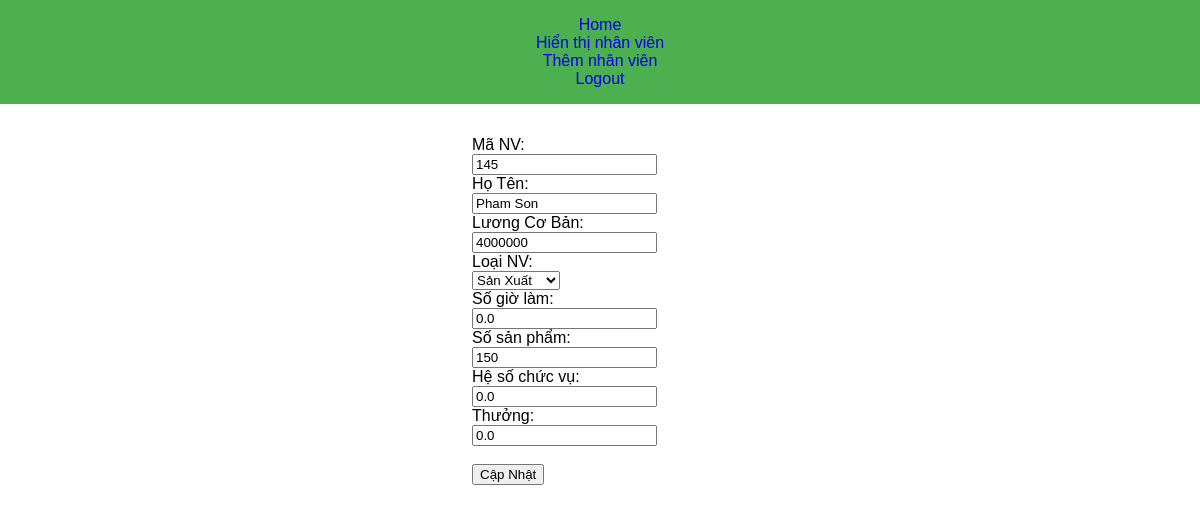
Before: /cap_nhat_nv/145/ (signed in) with the older database file.
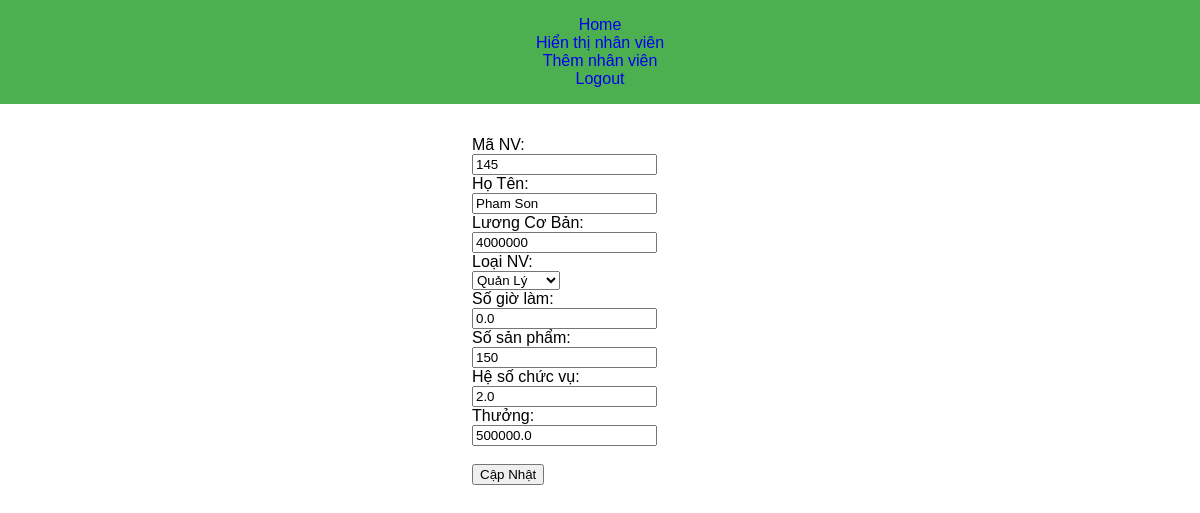
After: the same page with the newer database file.
### app/models.py (models this page shows, shortened)
class NhanVien(models.Model):
    ma_nv = models.IntegerField()
    ho_ten = models.CharField(max_length=200)
    luong_cb =models.IntegerField()
    loai_nv = models.CharField(max_length=100, default='van_phong')
    so_gio_lam = models.FloatField(default=0)
    so_sp = models.IntegerField(default=0)
    he_so_cv = models.FloatField(default=0)
    thuong = models.FloatField(default=0)
    luong_ht = models.FloatField(null=True)

### app/views.py (the view, shortened to what this page needs)
# urls.py: path('cap_nhat_nv/<int:ma_nv>/', views.cap_nhat_nv, name="cap_nhat_nv"),
@login_required
def cap_nhat_nv(request, ma_nv):
    nhan_vien = get_object_or_404(NhanVien, ma_nv=ma_nv)
    return render(request, 'app/cap_nhat.html', {'nhan_vien': nhan_vien})

### app/templates/app/cap_nhat.html (shortened to what this page needs)
{%extends 'app/base.html'%}
{% load static %}
    {%block content%}
    <main>
        <form method="post">
            <label for="ma_nv">Mã NV:</label><br>
            <input type="text" id="ma_nv" name="ma_nv" value="{{ nhan_vien.ma_nv }}" readonly><br>
            <label for="ho_ten">Họ Tên:</label><br>
            <input type="text" id="ho_ten" name="ho_ten" value="{{ nhan_vien.ho_ten }}"><br>
            <label for="luong_cb">Lương Cơ Bản:</label><br>
            <input type="number" id="luong_cb" name="luong_cb" value="{{ nhan_vien.luong_cb }}"><br>
            <label for="loai_nv">Loại NV:</label><br>
            <select id="loai_nv" name="loai_nv" onchange="showFields()">
                <option value="san_xuat" {% if nhan_vien.loai_nv == 'san_xuat' %}selected{% endif %}>Sản Xuất</option>
                <option value="quan_ly" {% if nhan_vien.loai_nv == 'quan_ly' %}selected{% endif %}>Quản Lý</option>
            </select><br>
            <div id="so_gio_lam_field">
                <label for="so_gio_lam">Số giờ làm:</label><br>
                <input type="text" id="so_gio_lam" name="so_gio_lam" value="{{ nhan_vien.so_gio_lam }}"><br>
            </div>
            <div id="so_sp_field">
                <label for="so_sp">Số sản phẩm:</label><br>
                <input type="number" id="so_sp" name="so_sp" value="{{ nhan_vien.so_sp }}"><br>
            </div>
            <div id="he_so_cv_field">
                <label for="he_so_cv">Hệ số chức vụ:</label><br>
                <input type="number" id="he_so_cv" name="he_so_cv" value="{{ nhan_vien.he_so_cv }}"><br>
            </div>
            <div id="thuong_field">
                <label for="thuong">Thưởng:</label><br>
                <input type="number" id="thuong" name="thuong" value="{{ nhan_vien.thuong }}"><br>
            </div>
            <br>
            <input type="submit" value="Cập Nhật">
        </form>
    </main>
    {%endblock%}

Changed rows visible on the page:
changed NhanVien "Pham Son": loai_nv "Sản Xuất" → "Quản Lý"; he_so_cv "0.0" → "2.0"; thuong "0.0" → "500000.0"
